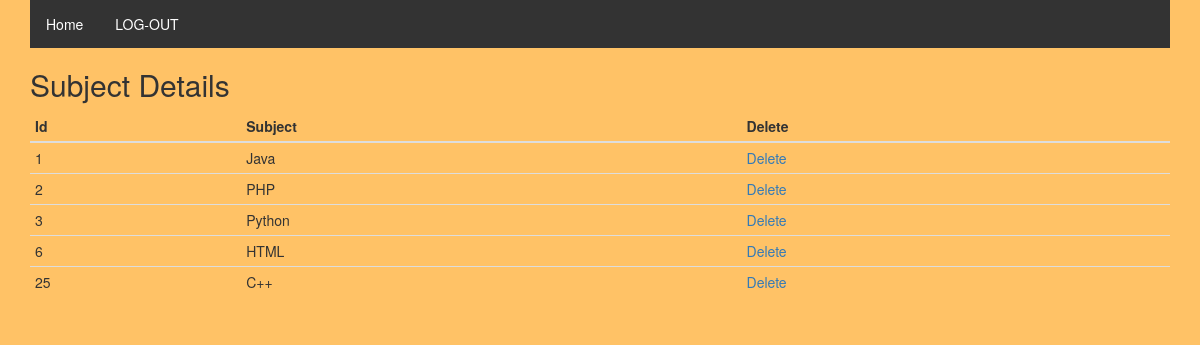
Page /view_subject.php on the earlier database version.
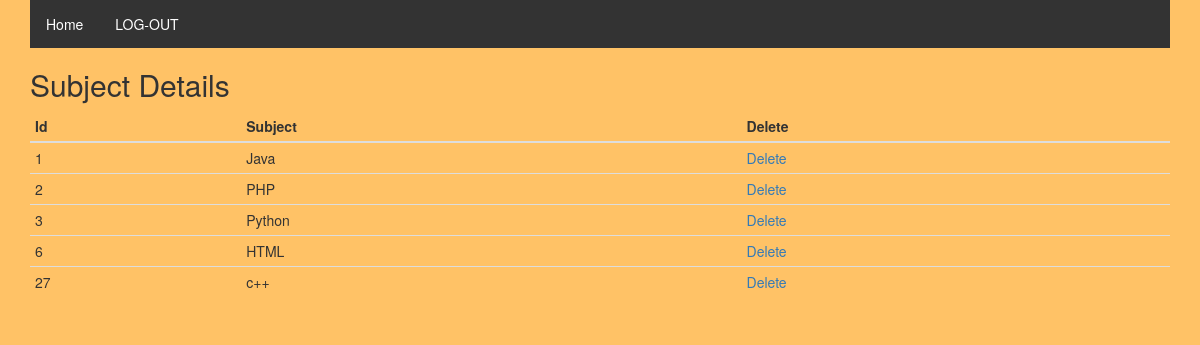
Same page on the later database version.
### tables this page shows
CREATE TABLE `subject` (
  `id` int(11) NOT NULL,
  `subject` varchar(66) NOT NULL
);

### view_subject.php (the view, shortened to what this page needs)
<?php
$host="localhost";
$user="root";
$pass="";
$db="exam_question";
$con=mysqli_connect($host,$user,$pass,$db);
$sql=mysqli_query($con,"select * from subject");
?>
<!DOCTYPE html>
<html lang="en">
<head>
  <link rel="stylesheet" href="https://maxcdn.bootstrapcdn.com/bootstrap/3.4.1/css/bootstrap.min.css">
</head>
<body style="background-color:#ffc266">
<div class="container">
<ul>
  <li><a href="admin.php">Home</a></li>
  <li><a href="index1.html">LOG-OUT</a></li>
</ul>
  <h2>Subject Details</h2>
  <table class="table table-condensed">
    <thead>
      <tr>
        <th>Id</th>
        <th>Subject</th>
        <th>Delete</th>
      </tr>
    </thead>
    <?php
while($row=mysqli_fetch_array($sql))
{
    ?>
<tr>
<td><?php  echo $row['id']; ?></td>
<td><?php  echo $row['subject']; ?></td>
<td><a href="delete.php?
id=<?php echo $row['id'];?>" >Delete</a></td>
</tr>
<?php
}
?>
  </table>
</div>
</body>
</html>

Differences in the rows shown:
removed subject: id "25", subject "C++"
added subject: id "27", subject "c++"
